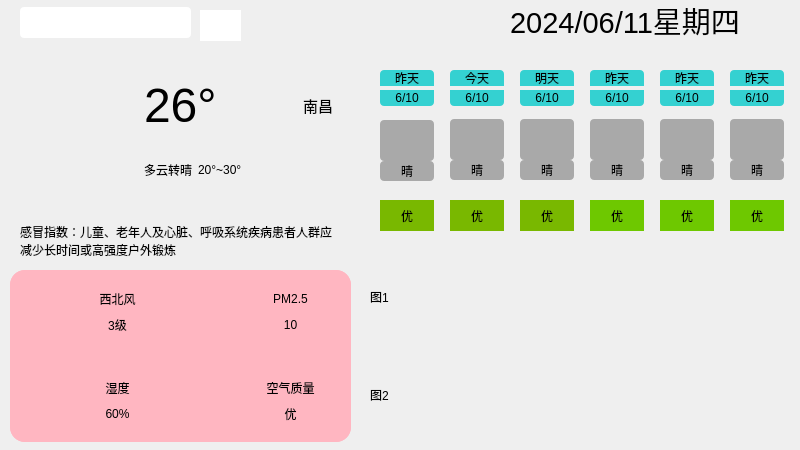
<?xml version="1.0" encoding="UTF-8"?>
<ui version="4.0">
 <class>Widget</class>
 <widget class="QWidget" name="Widget">
  <property name="geometry">
   <rect>
    <x>0</x>
    <y>0</y>
    <width>800</width>
    <height>450</height>
   </rect>
  </property>
  <property name="windowTitle">
   <string>Widget</string>
  </property>
  <widget class="QLineEdit" name="lineEdit_city">
   <property name="geometry">
    <rect>
     <x>20</x>
     <y>7</y>
     <width>171</width>
     <height>31</height>
    </rect>
   </property>
   <property name="styleSheet">
    <string notr="true">font: 14pt &quot;Microsoft YaHei UI&quot;;
background-color: rgb(255, 255, 255);
border-radius: 4px;
padding: 1px 5px</string>
   </property>
  </widget>
  <widget class="QPushButton" name="btn_search">
   <property name="geometry">
    <rect>
     <x>200</x>
     <y>10</y>
     <width>41</width>
     <height>31</height>
    </rect>
   </property>
   <property name="styleSheet">
    <string notr="true">background-color: rgb(255, 255,255);
border:none;
</string>
   </property>
   <property name="text">
    <string/>
   </property>
   <property name="icon">
    <iconset resource="res.qrc">
     <normaloff>:/res/search.png</normaloff>:/res/search.png</iconset>
   </property>
  </widget>
  <widget class="QWidget" name="widget" native="true">
   <property name="geometry">
    <rect>
     <x>10</x>
     <y>60</y>
     <width>341</width>
     <height>141</height>
    </rect>
   </property>
   <layout class="QHBoxLayout" name="horizontalLayout_3">
    <item>
     <widget class="QLabel" name="label_weather">
      <property name="minimumSize">
       <size>
        <width>110</width>
        <height>110</height>
       </size>
      </property>
      <property name="text">
       <string/>
      </property>
      <property name="pixmap">
       <pixmap resource="res.qrc">:/type/res/type/Wu.png</pixmap>
      </property>
      <property name="scaledContents">
       <bool>true</bool>
      </property>
     </widget>
    </item>
    <item>
     <widget class="QWidget" name="widget_2" native="true">
      <layout class="QVBoxLayout" name="verticalLayout">
       <item>
        <widget class="QWidget" name="widget_3" native="true">
         <layout class="QHBoxLayout" name="horizontalLayout">
          <item>
           <widget class="QLabel" name="label_temperature">
            <property name="font">
             <font>
              <pointsize>36</pointsize>
             </font>
            </property>
            <property name="text">
             <string>26°</string>
            </property>
           </widget>
          </item>
          <item>
           <spacer name="horizontalSpacer">
            <property name="orientation">
             <enum>Qt::Horizontal</enum>
            </property>
            <property name="sizeHint" stdset="0">
             <size>
              <width>50</width>
              <height>20</height>
             </size>
            </property>
           </spacer>
          </item>
          <item>
           <widget class="QLabel" name="label_city">
            <property name="font">
             <font>
              <pointsize>11</pointsize>
             </font>
            </property>
            <property name="text">
             <string>南昌</string>
            </property>
           </widget>
          </item>
         </layout>
        </widget>
       </item>
       <item>
        <widget class="QWidget" name="widget_4" native="true">
         <layout class="QHBoxLayout" name="horizontalLayout_2">
          <item>
           <widget class="QLabel" name="label_type">
            <property name="text">
             <string>多云转晴</string>
            </property>
           </widget>
          </item>
          <item>
           <widget class="QLabel" name="label_temDiff">
            <property name="text">
             <string>20°~30°</string>
            </property>
           </widget>
          </item>
          <item>
           <spacer name="horizontalSpacer_2">
            <property name="orientation">
             <enum>Qt::Horizontal</enum>
            </property>
            <property name="sizeHint" stdset="0">
             <size>
              <width>61</width>
              <height>20</height>
             </size>
            </property>
           </spacer>
          </item>
         </layout>
        </widget>
       </item>
      </layout>
     </widget>
    </item>
   </layout>
  </widget>
  <widget class="QLabel" name="label_tips">
   <property name="geometry">
    <rect>
     <x>20</x>
     <y>210</y>
     <width>321</width>
     <height>61</height>
    </rect>
   </property>
   <property name="text">
    <string>感冒指数：儿童、老年人及心脏、呼吸系统疾病患者人群应减少长时间或高强度户外锻炼</string>
   </property>
   <property name="wordWrap">
    <bool>true</bool>
   </property>
  </widget>
  <widget class="QWidget" name="widget_5" native="true">
   <property name="geometry">
    <rect>
     <x>10</x>
     <y>270</y>
     <width>341</width>
     <height>172</height>
    </rect>
   </property>
   <property name="styleSheet">
    <string notr="true">background-color: rgb(255, 182, 193);
border-radius: 15px</string>
   </property>
   <layout class="QGridLayout" name="gridLayout">
    <item row="0" column="0">
     <widget class="QWidget" name="widget_6" native="true">
      <layout class="QHBoxLayout" name="horizontalLayout_4">
       <item>
        <widget class="QLabel" name="label_3">
         <property name="text">
          <string/>
         </property>
         <property name="pixmap">
          <pixmap resource="res.qrc">:/res/wind.png</pixmap>
         </property>
         <property name="scaledContents">
          <bool>true</bool>
         </property>
        </widget>
       </item>
       <item>
        <widget class="QWidget" name="widget_7" native="true">
         <property name="minimumSize">
          <size>
           <width>103</width>
           <height>0</height>
          </size>
         </property>
         <layout class="QVBoxLayout" name="verticalLayout_2">
          <item>
           <widget class="QLabel" name="label_wind">
            <property name="text">
             <string>西北风</string>
            </property>
            <property name="alignment">
             <set>Qt::AlignCenter</set>
            </property>
           </widget>
          </item>
          <item>
           <widget class="QLabel" name="label_windLevel">
            <property name="text">
             <string>3级</string>
            </property>
            <property name="alignment">
             <set>Qt::AlignCenter</set>
            </property>
           </widget>
          </item>
         </layout>
        </widget>
       </item>
      </layout>
     </widget>
    </item>
    <item row="0" column="1">
     <widget class="QWidget" name="widget_8" native="true">
      <layout class="QHBoxLayout" name="horizontalLayout_5">
       <item>
        <widget class="QLabel" name="label_6">
         <property name="text">
          <string/>
         </property>
         <property name="pixmap">
          <pixmap resource="res.qrc">:/res/pm25.png</pixmap>
         </property>
         <property name="scaledContents">
          <bool>true</bool>
         </property>
        </widget>
       </item>
       <item>
        <widget class="QWidget" name="widget_9" native="true">
         <property name="minimumSize">
          <size>
           <width>103</width>
           <height>0</height>
          </size>
         </property>
         <layout class="QVBoxLayout" name="verticalLayout_3">
          <item>
           <widget class="QLabel" name="label_PM25">
            <property name="text">
             <string>PM2.5</string>
            </property>
            <property name="alignment">
             <set>Qt::AlignCenter</set>
            </property>
           </widget>
          </item>
          <item>
           <widget class="QLabel" name="label_PM">
            <property name="text">
             <string>10</string>
            </property>
            <property name="alignment">
             <set>Qt::AlignCenter</set>
            </property>
           </widget>
          </item>
         </layout>
        </widget>
       </item>
      </layout>
     </widget>
    </item>
    <item row="1" column="0">
     <widget class="QWidget" name="widget_10" native="true">
      <layout class="QHBoxLayout" name="horizontalLayout_7">
       <item>
        <widget class="QLabel" name="label_9">
         <property name="text">
          <string/>
         </property>
         <property name="pixmap">
          <pixmap resource="res.qrc">:/res/lowHumidty.png</pixmap>
         </property>
         <property name="scaledContents">
          <bool>true</bool>
         </property>
        </widget>
       </item>
       <item>
        <widget class="QWidget" name="widget_12" native="true">
         <property name="minimumSize">
          <size>
           <width>103</width>
           <height>0</height>
          </size>
         </property>
         <layout class="QVBoxLayout" name="verticalLayout_5">
          <item>
           <widget class="QLabel" name="label_shidu">
            <property name="text">
             <string>湿度</string>
            </property>
            <property name="alignment">
             <set>Qt::AlignCenter</set>
            </property>
           </widget>
          </item>
          <item>
           <widget class="QLabel" name="label_humidity">
            <property name="text">
             <string>60%</string>
            </property>
            <property name="alignment">
             <set>Qt::AlignCenter</set>
            </property>
           </widget>
          </item>
         </layout>
        </widget>
       </item>
      </layout>
     </widget>
    </item>
    <item row="1" column="1">
     <widget class="QWidget" name="widget_13" native="true">
      <layout class="QHBoxLayout" name="horizontalLayout_8">
       <item>
        <widget class="QLabel" name="label_15">
         <property name="text">
          <string/>
         </property>
         <property name="pixmap">
          <pixmap resource="res.qrc">:/res/aqi.png</pixmap>
         </property>
         <property name="scaledContents">
          <bool>true</bool>
         </property>
        </widget>
       </item>
       <item>
        <widget class="QWidget" name="widget_14" native="true">
         <property name="minimumSize">
          <size>
           <width>103</width>
           <height>0</height>
          </size>
         </property>
         <layout class="QVBoxLayout" name="verticalLayout_6">
          <item>
           <widget class="QLabel" name="label_air">
            <property name="text">
             <string>空气质量</string>
            </property>
            <property name="alignment">
             <set>Qt::AlignCenter</set>
            </property>
           </widget>
          </item>
          <item>
           <widget class="QLabel" name="label_airLevel">
            <property name="text">
             <string>优</string>
            </property>
            <property name="alignment">
             <set>Qt::AlignCenter</set>
            </property>
           </widget>
          </item>
         </layout>
        </widget>
       </item>
      </layout>
     </widget>
    </item>
   </layout>
  </widget>
  <widget class="QLabel" name="label_data">
   <property name="geometry">
    <rect>
     <x>510</x>
     <y>0</y>
     <width>281</width>
     <height>41</height>
    </rect>
   </property>
   <property name="font">
    <font>
     <pointsize>22</pointsize>
    </font>
   </property>
   <property name="text">
    <string>2024/06/11星期四</string>
   </property>
   <property name="wordWrap">
    <bool>true</bool>
   </property>
  </widget>
  <widget class="QWidget" name="widget_15" native="true">
   <property name="geometry">
    <rect>
     <x>370</x>
     <y>60</y>
     <width>421</width>
     <height>51</height>
    </rect>
   </property>
   <property name="styleSheet">
    <string notr="true">QLabel {
	background-color: rgba(0, 200, 200, 200);
	border-radius: 4px;
}</string>
   </property>
   <widget class="QLabel" name="label_day1">
    <property name="geometry">
     <rect>
      <x>10</x>
      <y>10</y>
      <width>54</width>
      <height>16</height>
     </rect>
    </property>
    <property name="styleSheet">
     <string notr="true">border-bottom-left-radius: 0px;
border-bottom-right-radius: 0px;</string>
    </property>
    <property name="text">
     <string>昨天</string>
    </property>
    <property name="alignment">
     <set>Qt::AlignCenter</set>
    </property>
   </widget>
   <widget class="QLabel" name="label_date1">
    <property name="geometry">
     <rect>
      <x>10</x>
      <y>30</y>
      <width>54</width>
      <height>16</height>
     </rect>
    </property>
    <property name="styleSheet">
     <string notr="true">border-top-left-radius: 0px;
border-top-right-radius: 0px;</string>
    </property>
    <property name="text">
     <string>6/10</string>
    </property>
    <property name="alignment">
     <set>Qt::AlignCenter</set>
    </property>
   </widget>
   <widget class="QLabel" name="label_day2">
    <property name="geometry">
     <rect>
      <x>80</x>
      <y>10</y>
      <width>54</width>
      <height>16</height>
     </rect>
    </property>
    <property name="styleSheet">
     <string notr="true">border-bottom-left-radius: 0px;
border-bottom-right-radius: 0px;</string>
    </property>
    <property name="text">
     <string>今天</string>
    </property>
    <property name="alignment">
     <set>Qt::AlignCenter</set>
    </property>
   </widget>
   <widget class="QLabel" name="label_date2">
    <property name="geometry">
     <rect>
      <x>80</x>
      <y>30</y>
      <width>54</width>
      <height>16</height>
     </rect>
    </property>
    <property name="styleSheet">
     <string notr="true">border-top-left-radius: 0px;
border-top-right-radius: 0px;</string>
    </property>
    <property name="text">
     <string>6/10</string>
    </property>
    <property name="alignment">
     <set>Qt::AlignCenter</set>
    </property>
   </widget>
   <widget class="QLabel" name="label_date3">
    <property name="geometry">
     <rect>
      <x>150</x>
      <y>30</y>
      <width>54</width>
      <height>16</height>
     </rect>
    </property>
    <property name="styleSheet">
     <string notr="true">border-top-left-radius: 0px;
border-top-right-radius: 0px;</string>
    </property>
    <property name="text">
     <string>6/10</string>
    </property>
    <property name="alignment">
     <set>Qt::AlignCenter</set>
    </property>
   </widget>
   <widget class="QLabel" name="label_day3">
    <property name="geometry">
     <rect>
      <x>150</x>
      <y>10</y>
      <width>54</width>
      <height>16</height>
     </rect>
    </property>
    <property name="styleSheet">
     <string notr="true">border-bottom-left-radius: 0px;
border-bottom-right-radius: 0px;</string>
    </property>
    <property name="text">
     <string>明天</string>
    </property>
    <property name="alignment">
     <set>Qt::AlignCenter</set>
    </property>
   </widget>
   <widget class="QLabel" name="label_day4">
    <property name="geometry">
     <rect>
      <x>220</x>
      <y>10</y>
      <width>54</width>
      <height>16</height>
     </rect>
    </property>
    <property name="styleSheet">
     <string notr="true">border-bottom-left-radius: 0px;
border-bottom-right-radius: 0px;</string>
    </property>
    <property name="text">
     <string>昨天</string>
    </property>
    <property name="alignment">
     <set>Qt::AlignCenter</set>
    </property>
   </widget>
   <widget class="QLabel" name="label_date4">
    <property name="geometry">
     <rect>
      <x>220</x>
      <y>30</y>
      <width>54</width>
      <height>16</height>
     </rect>
    </property>
    <property name="styleSheet">
     <string notr="true">border-top-left-radius: 0px;
border-top-right-radius: 0px;</string>
    </property>
    <property name="text">
     <string>6/10</string>
    </property>
    <property name="alignment">
     <set>Qt::AlignCenter</set>
    </property>
   </widget>
   <widget class="QLabel" name="label_date5">
    <property name="geometry">
     <rect>
      <x>290</x>
      <y>30</y>
      <width>54</width>
      <height>16</height>
     </rect>
    </property>
    <property name="styleSheet">
     <string notr="true">border-top-left-radius: 0px;
border-top-right-radius: 0px;</string>
    </property>
    <property name="text">
     <string>6/10</string>
    </property>
    <property name="alignment">
     <set>Qt::AlignCenter</set>
    </property>
   </widget>
   <widget class="QLabel" name="label_day5">
    <property name="geometry">
     <rect>
      <x>290</x>
      <y>10</y>
      <width>54</width>
      <height>16</height>
     </rect>
    </property>
    <property name="styleSheet">
     <string notr="true">border-bottom-left-radius: 0px;
border-bottom-right-radius: 0px;</string>
    </property>
    <property name="text">
     <string>昨天</string>
    </property>
    <property name="alignment">
     <set>Qt::AlignCenter</set>
    </property>
   </widget>
   <widget class="QLabel" name="label_day6">
    <property name="geometry">
     <rect>
      <x>360</x>
      <y>10</y>
      <width>54</width>
      <height>16</height>
     </rect>
    </property>
    <property name="styleSheet">
     <string notr="true">border-bottom-left-radius: 0px;
border-bottom-right-radius: 0px;</string>
    </property>
    <property name="text">
     <string>昨天</string>
    </property>
    <property name="alignment">
     <set>Qt::AlignCenter</set>
    </property>
   </widget>
   <widget class="QLabel" name="label_date6">
    <property name="geometry">
     <rect>
      <x>360</x>
      <y>30</y>
      <width>54</width>
      <height>16</height>
     </rect>
    </property>
    <property name="styleSheet">
     <string notr="true">border-top-left-radius: 0px;
border-top-right-radius: 0px;</string>
    </property>
    <property name="text">
     <string>6/10</string>
    </property>
    <property name="alignment">
     <set>Qt::AlignCenter</set>
    </property>
   </widget>
  </widget>
  <widget class="QWidget" name="widget_16" native="true">
   <property name="geometry">
    <rect>
     <x>370</x>
     <y>110</y>
     <width>421</width>
     <height>81</height>
    </rect>
   </property>
   <property name="styleSheet">
    <string notr="true">QLabel {
	background-color: rgba(60, 60, 60, 100);
	border-radius: 4px;
}</string>
   </property>
   <widget class="QLabel" name="label_day1_weather">
    <property name="geometry">
     <rect>
      <x>10</x>
      <y>10</y>
      <width>54</width>
      <height>41</height>
     </rect>
    </property>
    <property name="text">
     <string/>
    </property>
    <property name="pixmap">
     <pixmap resource="res.qrc">:/type/res/type/Qing.png</pixmap>
    </property>
    <property name="scaledContents">
     <bool>false</bool>
    </property>
    <property name="alignment">
     <set>Qt::AlignCenter</set>
    </property>
   </widget>
   <widget class="QLabel" name="label_weather1">
    <property name="geometry">
     <rect>
      <x>10</x>
      <y>51</y>
      <width>54</width>
      <height>20</height>
     </rect>
    </property>
    <property name="text">
     <string>晴</string>
    </property>
    <property name="alignment">
     <set>Qt::AlignCenter</set>
    </property>
   </widget>
   <widget class="QLabel" name="label_weather2">
    <property name="geometry">
     <rect>
      <x>80</x>
      <y>50</y>
      <width>54</width>
      <height>20</height>
     </rect>
    </property>
    <property name="text">
     <string>晴</string>
    </property>
    <property name="alignment">
     <set>Qt::AlignCenter</set>
    </property>
   </widget>
   <widget class="QLabel" name="label_day2_weather">
    <property name="geometry">
     <rect>
      <x>80</x>
      <y>9</y>
      <width>54</width>
      <height>41</height>
     </rect>
    </property>
    <property name="text">
     <string/>
    </property>
    <property name="pixmap">
     <pixmap resource="res.qrc">:/type/res/type/Qing.png</pixmap>
    </property>
    <property name="scaledContents">
     <bool>false</bool>
    </property>
    <property name="alignment">
     <set>Qt::AlignCenter</set>
    </property>
   </widget>
   <widget class="QLabel" name="label_weather3">
    <property name="geometry">
     <rect>
      <x>150</x>
      <y>50</y>
      <width>54</width>
      <height>20</height>
     </rect>
    </property>
    <property name="text">
     <string>晴</string>
    </property>
    <property name="alignment">
     <set>Qt::AlignCenter</set>
    </property>
   </widget>
   <widget class="QLabel" name="label_day3_weather">
    <property name="geometry">
     <rect>
      <x>150</x>
      <y>9</y>
      <width>54</width>
      <height>41</height>
     </rect>
    </property>
    <property name="text">
     <string/>
    </property>
    <property name="pixmap">
     <pixmap resource="res.qrc">:/type/res/type/Qing.png</pixmap>
    </property>
    <property name="scaledContents">
     <bool>false</bool>
    </property>
    <property name="alignment">
     <set>Qt::AlignCenter</set>
    </property>
   </widget>
   <widget class="QLabel" name="label_weather4">
    <property name="geometry">
     <rect>
      <x>220</x>
      <y>50</y>
      <width>54</width>
      <height>20</height>
     </rect>
    </property>
    <property name="text">
     <string>晴</string>
    </property>
    <property name="alignment">
     <set>Qt::AlignCenter</set>
    </property>
   </widget>
   <widget class="QLabel" name="label_day4_weather">
    <property name="geometry">
     <rect>
      <x>220</x>
      <y>9</y>
      <width>54</width>
      <height>41</height>
     </rect>
    </property>
    <property name="text">
     <string/>
    </property>
    <property name="pixmap">
     <pixmap resource="res.qrc">:/type/res/type/Qing.png</pixmap>
    </property>
    <property name="scaledContents">
     <bool>false</bool>
    </property>
    <property name="alignment">
     <set>Qt::AlignCenter</set>
    </property>
   </widget>
   <widget class="QLabel" name="label_weather5">
    <property name="geometry">
     <rect>
      <x>290</x>
      <y>50</y>
      <width>54</width>
      <height>20</height>
     </rect>
    </property>
    <property name="text">
     <string>晴</string>
    </property>
    <property name="alignment">
     <set>Qt::AlignCenter</set>
    </property>
   </widget>
   <widget class="QLabel" name="label_day5_weather">
    <property name="geometry">
     <rect>
      <x>290</x>
      <y>9</y>
      <width>54</width>
      <height>41</height>
     </rect>
    </property>
    <property name="text">
     <string/>
    </property>
    <property name="pixmap">
     <pixmap resource="res.qrc">:/type/res/type/Qing.png</pixmap>
    </property>
    <property name="scaledContents">
     <bool>false</bool>
    </property>
    <property name="alignment">
     <set>Qt::AlignCenter</set>
    </property>
   </widget>
   <widget class="QLabel" name="label_weather6">
    <property name="geometry">
     <rect>
      <x>360</x>
      <y>50</y>
      <width>54</width>
      <height>20</height>
     </rect>
    </property>
    <property name="text">
     <string>晴</string>
    </property>
    <property name="alignment">
     <set>Qt::AlignCenter</set>
    </property>
   </widget>
   <widget class="QLabel" name="label_day6_weather">
    <property name="geometry">
     <rect>
      <x>360</x>
      <y>9</y>
      <width>54</width>
      <height>41</height>
     </rect>
    </property>
    <property name="text">
     <string/>
    </property>
    <property name="pixmap">
     <pixmap resource="res.qrc">:/type/res/type/Qing.png</pixmap>
    </property>
    <property name="scaledContents">
     <bool>false</bool>
    </property>
    <property name="alignment">
     <set>Qt::AlignCenter</set>
    </property>
   </widget>
  </widget>
  <widget class="QWidget" name="widget_17" native="true">
   <property name="geometry">
    <rect>
     <x>370</x>
     <y>180</y>
     <width>421</width>
     <height>61</height>
    </rect>
   </property>
   <widget class="QLabel" name="label_air1">
    <property name="geometry">
     <rect>
      <x>10</x>
      <y>20</y>
      <width>54</width>
      <height>31</height>
     </rect>
    </property>
    <property name="styleSheet">
     <string notr="true">background-color: rgb(121, 184, 0);
padding:8px;</string>
    </property>
    <property name="text">
     <string>优</string>
    </property>
    <property name="alignment">
     <set>Qt::AlignCenter</set>
    </property>
   </widget>
   <widget class="QLabel" name="label_air2">
    <property name="geometry">
     <rect>
      <x>80</x>
      <y>20</y>
      <width>54</width>
      <height>31</height>
     </rect>
    </property>
    <property name="styleSheet">
     <string notr="true">background-color: rgb(121, 184, 0);
padding:8px;</string>
    </property>
    <property name="text">
     <string>优</string>
    </property>
    <property name="alignment">
     <set>Qt::AlignCenter</set>
    </property>
   </widget>
   <widget class="QLabel" name="label_air3">
    <property name="geometry">
     <rect>
      <x>150</x>
      <y>20</y>
      <width>54</width>
      <height>31</height>
     </rect>
    </property>
    <property name="styleSheet">
     <string notr="true">background-color: rgb(121, 184, 0);
padding:8px;</string>
    </property>
    <property name="text">
     <string>优</string>
    </property>
    <property name="alignment">
     <set>Qt::AlignCenter</set>
    </property>
   </widget>
   <widget class="QLabel" name="label_air4">
    <property name="geometry">
     <rect>
      <x>220</x>
      <y>20</y>
      <width>54</width>
      <height>31</height>
     </rect>
    </property>
    <property name="styleSheet">
     <string notr="true">background-color: rgb(110, 200, 0);</string>
    </property>
    <property name="text">
     <string>优</string>
    </property>
    <property name="alignment">
     <set>Qt::AlignCenter</set>
    </property>
   </widget>
   <widget class="QLabel" name="label_air5">
    <property name="geometry">
     <rect>
      <x>290</x>
      <y>20</y>
      <width>54</width>
      <height>31</height>
     </rect>
    </property>
    <property name="styleSheet">
     <string notr="true">background-color: rgb(110, 200, 0);</string>
    </property>
    <property name="text">
     <string>优</string>
    </property>
    <property name="alignment">
     <set>Qt::AlignCenter</set>
    </property>
   </widget>
   <widget class="QLabel" name="label_air6">
    <property name="geometry">
     <rect>
      <x>360</x>
      <y>20</y>
      <width>54</width>
      <height>31</height>
     </rect>
    </property>
    <property name="styleSheet">
     <string notr="true">background-color: rgb(110, 200, 0);</string>
    </property>
    <property name="text">
     <string>优</string>
    </property>
    <property name="alignment">
     <set>Qt::AlignCenter</set>
    </property>
   </widget>
  </widget>
  <widget class="QWidget" name="widget_18" native="true">
   <property name="geometry">
    <rect>
     <x>370</x>
     <y>250</y>
     <width>421</width>
     <height>191</height>
    </rect>
   </property>
   <layout class="QVBoxLayout" name="verticalLayout_7">
    <item>
     <widget class="QLabel" name="label_16">
      <property name="text">
       <string>图1</string>
      </property>
     </widget>
    </item>
    <item>
     <widget class="QLabel" name="label_17">
      <property name="text">
       <string>图2</string>
      </property>
     </widget>
    </item>
   </layout>
  </widget>
 </widget>
 <resources>
  <include location="res.qrc"/>
 </resources>
 <connections/>
</ui>
